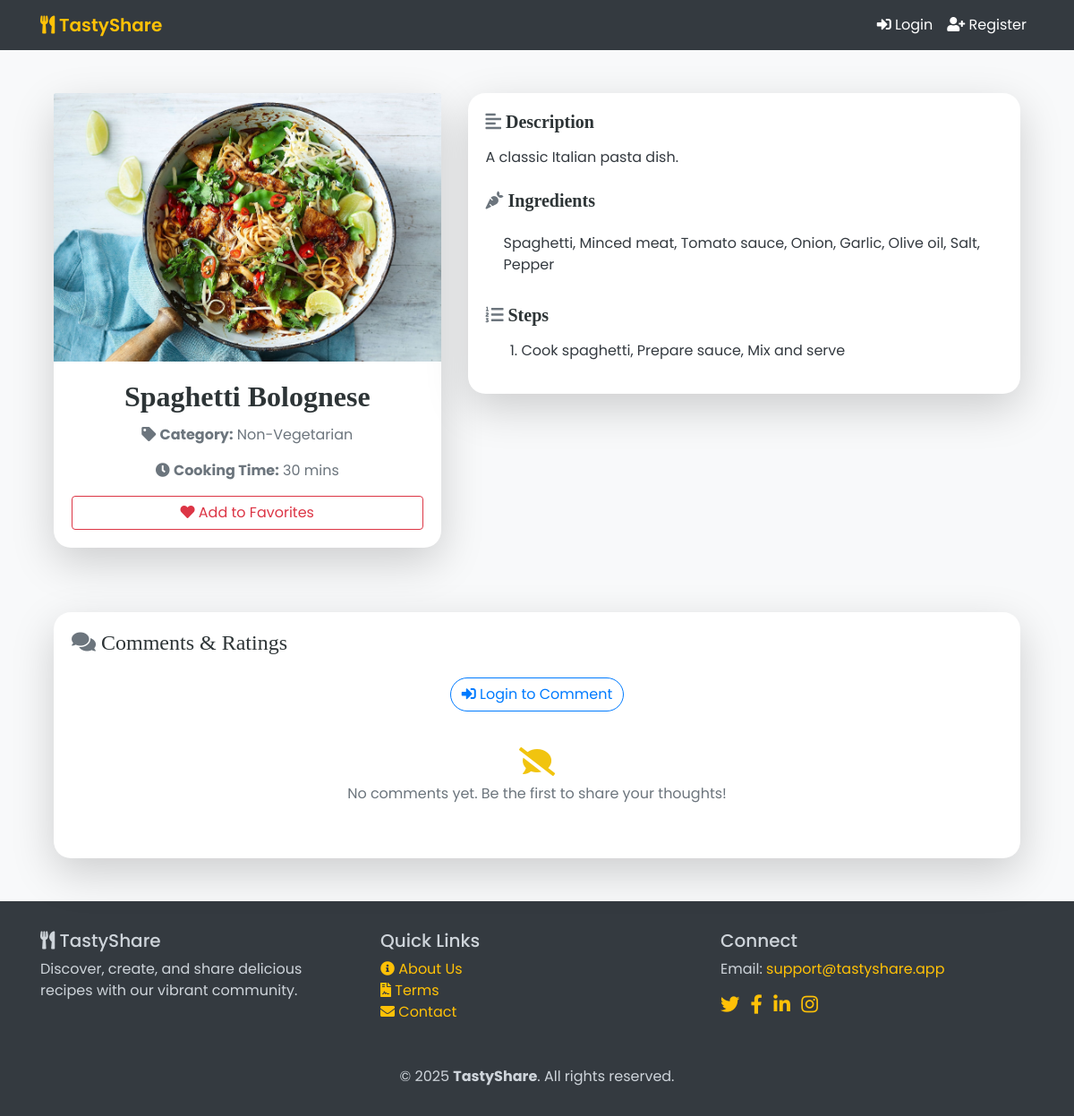
/recipes/13/, run on the app's committed database.
### myapp/models.py (models this page shows, shortened)
class Recipe(models.Model):
    CATEGORY_CHOICES = [
        ('Vegetarian', 'Vegetarian'),
        ('Vegan', 'Vegan'),
        ('Non-Vegetarian', 'Non-Vegetarian'),
        ('Desserts', 'Desserts'),
        ('Snacks', 'Snacks'),
    ]
    STATUS_CHOICES = [
        ('Pending', 'Pending'),
        ('Approved', 'Approved'),
        ('Rejected', 'Rejected'),
    ]
    user = models.ForeignKey('CustomerUser', on_delete=models.CASCADE, related_name='recipes')
    title = models.CharField(max_length=255)
    description = models.TextField()
    ingredients = models.TextField()
    steps = models.TextField()
    category = models.CharField(max_length=50, choices=CATEGORY_CHOICES)
    cooking_time = models.PositiveIntegerField(help_text="Time in minutes")
    image = models.ImageField(upload_to='recipes/', blank=True, null=True)
    status = models.CharField(max_length=20, choices=STATUS_CHOICES, default='Pending')
    created_at = models.DateTimeField(auto_now_add=True)
    updated_at = models.DateTimeField(auto_now=True)

### myapp/views.py (the view)
# urls.py: path('recipes/<int:pk>/', views.recipe_detail, name='recipe_detail'),
def recipe_detail(request, pk):
    recipe = get_object_or_404(Recipe, pk=pk, status='Approved')  # only approved recipes visible
    user = None
    is_favorite = False
    if 'user_id' in request.session:
        user = CustomerUser.objects.get(user_id=request.session['user_id'])
        is_favorite = Favorite.objects.filter(user=user, recipe=recipe).exists()
    comments = recipe.comments.select_related("user").filter(status='Approved').order_by("-created_at")
    if request.method == "POST" and user:
        form = CommentForm(request.POST)
        if form.is_valid():
            comment, created = Comment.objects.update_or_create(
                user=user,
                recipe=recipe,
                defaults={
                    "rating": form.cleaned_data["rating"],
                    "text": form.cleaned_data["text"],
                    "status": "Pending",  # pending approval
                }
            )
            messages.success(request, "Your comment was submitted for review.")
            if recipe.user.email and recipe.user != user:
                subject = f"New comment on your recipe: {recipe.title}"
                message = f"Hi {recipe.user.full_name or recipe.user.username},\n\n" \
                          f"{user.username} commented on your recipe '{recipe.title}'.\n\n" \
                          f"Comment: {comment.text}\n\n" \
                          "Log in to review and approve the comment."
                recipient_list = [recipe.user.email]
                try:
                    send_mail(subject, message, settings.DEFAULT_FROM_EMAIL, recipient_list, fail_silently=False)
                except Exception as e:
                    print(f"Failed to send email: {e}")
            return redirect("recipe_detail", pk=pk)
    else:
        form = CommentForm()
    return render(request, "recipe_detail.html", {
        "recipe": recipe,
        "comments": comments,
        "form": form,
        "is_favorite": is_favorite,
    })

### templates/recipe_detail.html (shortened to what this page needs)
{% extends "base.html" %}
{% block content %}
<div class="container my-5">
  <div class="row fade-in">
    <div class="col-md-5 mb-4">
      <div class="card shadow-lg border-0 rounded-xl card-hover-zoom">
        {% if recipe.image %}
        <div class="recipe-img-container">
          <img src="{{ recipe.image.url }}" alt="{{ recipe.title }}" class="card-img-top recipe-img">
        </div>
        {% else %}
        <div class="recipe-img-container text-center bg-light d-flex align-items-center justify-content-center">
          <i class="fas fa-camera fa-4x text-muted"></i>
        </div>
        {% endif %}
        <div class="card-body text-center">
          <h2 class="card-title font-weight-bold" style="font-family: 'Playfair Display', serif; color: #2d3436;">{{ recipe.title }}</h2>
          <p class="text-muted"><i class="fas fa-tag me-2"></i> <strong>Category:</strong> {{ recipe.category }}</p>
          <p class="text-muted"><i class="fas fa-clock me-2"></i> <strong>Cooking Time:</strong> {{ recipe.cooking_time }} mins</p>
          <div class="mt-3">
            <a href="{% url 'toggle_favorite' recipe.pk %}"
               class="btn {% if is_favorite %}btn-danger{% else %}btn-outline-danger{% endif %} btn-hover w-100">
              <i class="fas fa-heart me-2"></i>
              {% if is_favorite %} Remove from Favorites {% else %} Add to Favorites {% endif %}
            </a>
          </div>
        </div>
      </div>
    </div>
    <div class="col-md-7">
      <div class="card shadow-lg border-0 rounded-xl mb-4">
        <div class="card-body">
          <h5 class="font-weight-bold mb-3" style="font-family: 'Playfair Display', serif; color: #2d3436;">
            <i class="fas fa-align-left text-muted me-2"></i> Description
          </h5>
          <p>{{ recipe.description }}</p>
          <h5 class="font-weight-bold mt-4 mb-3" style="font-family: 'Playfair Display', serif; color: #2d3436;">
            <i class="fas fa-carrot text-muted me-2"></i> Ingredients
          </h5>
          <ul class="list-group list-group-flush">
            {% for ingredient in recipe.ingredients.splitlines %}
            <li class="list-group-item border-0 py-2">{{ ingredient }}</li>
            {% endfor %}
          </ul>
          <h5 class="font-weight-bold mt-4 mb-3" style="font-family: 'Playfair Display', serif; color: #2d3436;">
            <i class="fas fa-list-ol text-muted me-2"></i> Steps
          </h5>
          <ol class="ps-3">
            {% for step in recipe.steps.splitlines %}
            <li class="mb-3">{{ step }}</li>
            {% endfor %}
          </ol>
        </div>
      </div>
    </div>
  </div>
  <div class="row mt-5 fade-in">
    <div class="col-12">
      <div class="card shadow-lg border-0 rounded-xl">
        <div class="card-body">
          <h4 class="mb-4" style="font-family: 'Playfair Display', serif; color: #2d3436;">
            <i class="fas fa-comments text-muted me-2"></i> Comments & Ratings
          </h4>
          {% if request.session.user_id %}
          <form method="post" class="mb-4">
            {% csrf_token %}
            <div class="mb-3">
              <label for="id_rating" class="form-label">Rating</label>
              {{ form.rating }}
            </div>
            <div class="mb-3">
              <label for="id_text" class="form-label">Comment</label>
              {{ form.text }}
            </div>
            <button type="submit" class="btn btn-primary rounded-pill btn-hover">
              <i class="fas fa-paper-plane me-2"></i> Post Comment
            </button>
          </form>
          {% else %}
          <p class="text-muted text-center">
            <a href="{% url 'login' %}" class="btn btn-outline-primary rounded-pill btn-hover">
              <i class="fas fa-sign-in-alt me-2"></i> Login to Comment
            </a>
          </p>
          {% endif %}
          {% for comment in comments %}
          <div class="media mb-4 p-3 border rounded-xl bg-light comment-hover">
            <div class="media-body">
              <h6 class="mt-0 font-weight-bold" style="font-family: 'Playfair Display', serif;">
                <i class="fas fa-user-circle me-2"></i> {{ comment.user.username }}
                <span class="text-warning">({{ comment.rating }} ★)</span>
              </h6>
              <small class="text-muted">{{ comment.created_at|date:"M d, Y H:i" }}</small>
              <p class="mt-2 mb-0">{{ comment.text }}</p>
            </div>
          </div>
          {% empty %}
          <p class="text-muted text-center py-4">
            <i class="fas fa-comment-slash fa-2x mb-2" style="color: #f1c40f;"></i><br>
            No comments yet. Be the first to share your thoughts!
          </p>
          {% endfor %}
        </div>
      </div>
    </div>
  </div>
</div>
{% endblock %}

### templates/base.html (style rules this page uses)
body { font-family: 'Poppins', sans-serif; background: #f8f9fa; color: #343a40; margin: 0; }

### templates/recipe_detail.html (style rules this page uses)
:root { --primary-dark: #2d3436; --accent-yellow: #f1c40f; --light-gray: #f8f9fa; --success: #28a745; }
.card-hover-zoom { transition: transform 0.3s ease, box-shadow 0.3s ease; }
.rounded-xl { border-radius: 1.2rem !important; }
.recipe-img-container { height: 300px; overflow: hidden; position: relative; }
.recipe-img { width: 100%; height: 100%; object-fit: cover; transition: transform 0.5s ease; }
.btn-outline-danger { border-color: #dc3545; color: #dc3545; }
.btn-hover { transition: transform 0.3s ease, box-shadow 0.3s ease; }

### data on the page
Recipe: image (picture), title "Spaghetti Bolognese", category "Non-Vegetarian", cooking_time "30", description "A classic Italian pasta dish.", splitlines "Spaghetti, Minced meat, Tomato sauce, Onion, Garlic, Olive oil, Salt, Pepper", splitlines "Cook spaghetti, Prepare sauce, Mix and serve"
